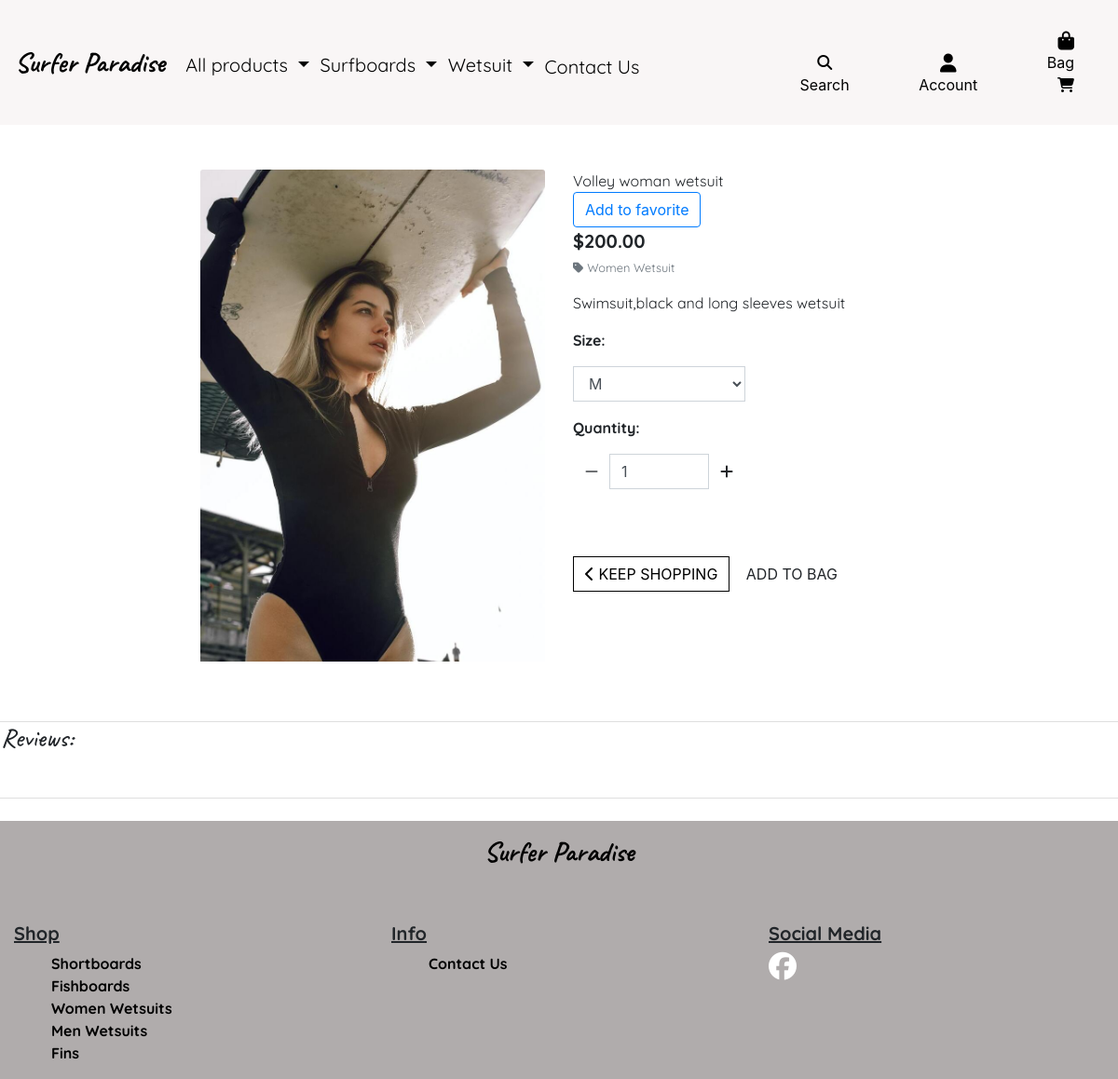
The app's page /products/191, older data.
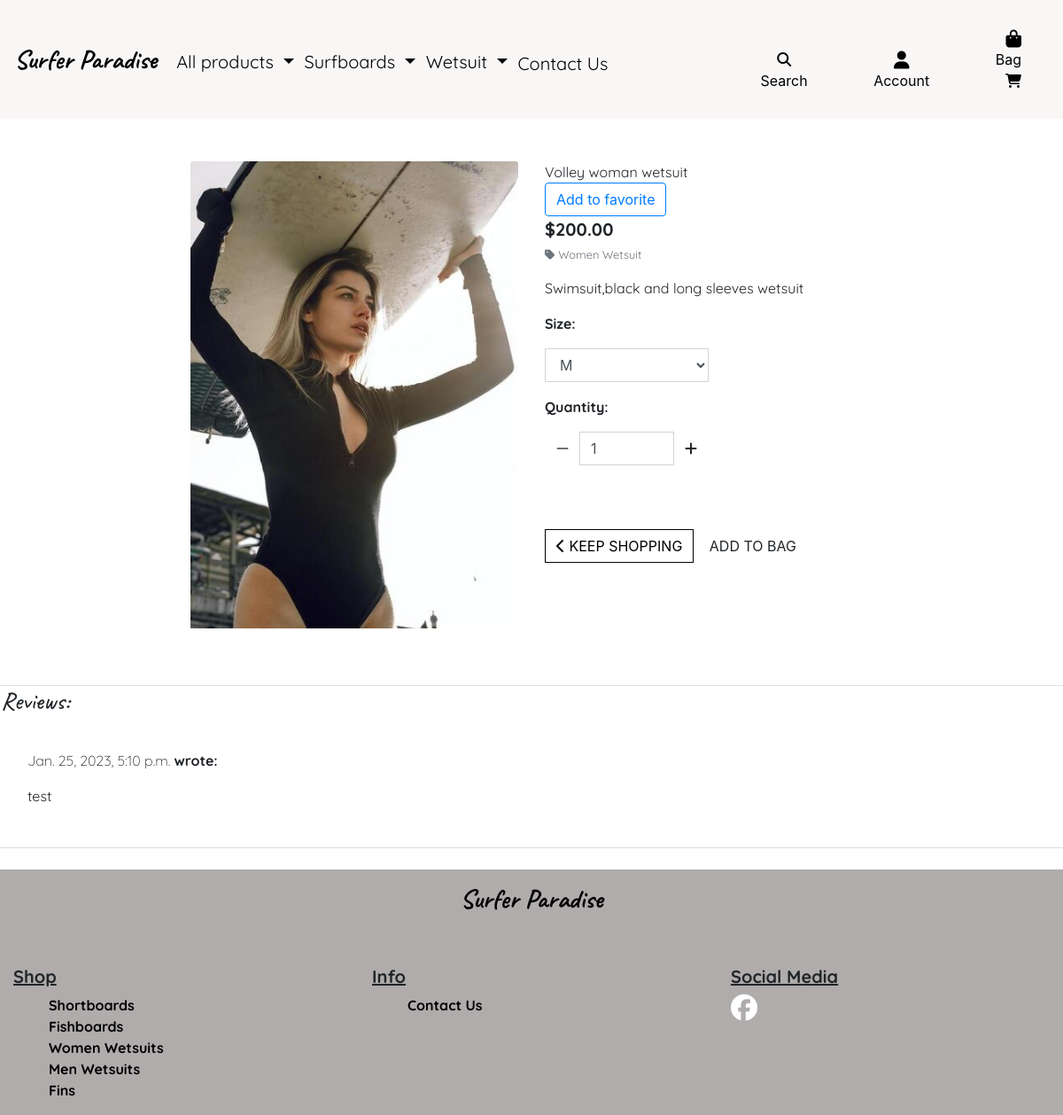
The same page, newer data.
### products/models.py (models this page shows, shortened)
class Product(models.Model):
    class NewManager(models.Manager):
        def get_queryset(self):
            return super().get_queryset().filter(id=0)
    options = (
        ('draft', 'Draft'),
        ('published', 'Published'),
    )
    category = models.ForeignKey('Category', null=True, blank=True, on_delete=models.SET_NULL)
    sku = models.CharField(max_length=254, null=True, blank=True)
    name = models.CharField(max_length=254)
    description = models.TextField()
    has_sizes = models.BooleanField(default=False, null=True, blank=True)
    favourites = models.ManyToManyField(
        User, related_name='favourite', default=None, blank=True)
    price = models.DecimalField(max_digits=6, decimal_places=2)
    rating = models.DecimalField(max_digits=6, decimal_places=2, null=True, blank=True)
    image_url = models.URLField(max_length=1024, null=True, blank=True)
    image = models.ImageField(null=True, blank=True)
    objects = models.Manager()  # default manager
    newmanager = NewManager()  # custom manager

class Category(models.Model):
    name = models.CharField(max_length=254)
    friendly_name = models.CharField(max_length=254, null=True, blank=True)

class Review(models.Model):
    product = models.ForeignKey(Product, related_name='reviews', on_delete=models.CASCADE,null=True, blank=True )
    email = models.EmailField(default="user")
    body = models.TextField()
    created_on = models.DateTimeField(auto_now_add=True)
    user = models.ForeignKey(
      User,on_delete=models.CASCADE,null=True, blank=True )
    class Meta:
        ordering = ["created_on"]

### products/views.py (the view)
# urls.py: path('<int:product_id>', views.product_detail, name='product_detail'),
def product_detail(request, product_id):
    product = get_object_or_404(Product, id=product_id)
    favorite = bool(product.favourites.filter(id=request.user.id))
    reviews = Review.objects.filter(product = product)
    return render(request, 'products/product_detail.html',
                  {'product':product, 'reviews': reviews})
    context = {
        'product': product,
        'favorite': favorite,
    }
    return render(request, 'products/product_detail.html', context)

### bag/contexts.py (called while the page is built, shortened)
def bag_contents(request):
    bag_items = []
    total = 0
    product_count = 0
    bag = request.session.get('bag', {})
    grand_total =  total
    context = {
        'bag_items': bag_items,
        'total': total,
        'product_count': product_count,
        'grand_total': grand_total,
    }
    return context

### products/templates/products/product_detail.html (shortened to what the changed rows need)
{% extends "base.html" %}
{% load crispy_forms_tags %}
{% load static %}
{% block content %}
    <div class="container-fluid">
        <div class="row">
            <div class="col-12 col-md-6 col-lg-4 offset-lg-2">
                <div class="image-container my-5">
                    {% if product.image %}
                        <a href="{{ product.image.url }}" target="_blank">
                            <img class="card-img-top img-fluid" src="{{ product.image.url }}" alt="{{ product.name }}">
                        </a>
                        {% else %}
                        <a href="">
                            <img class="card-img-top img-fluid" src="{{ MEDIA_URL }}noimage.png" alt="{{ product.name }}">
                        </a>
                    {% endif %}
                </div>
            </div>
            <div class="col-12 col-md-6 col-lg-4">
                <div class="product-details-container mb-5 mt-md-5">
                    <p class="mb-0">{{ product.name }}</p>
                    <a href="{% url 'favourite_add' product.id %}" class="btn btn-outline-primary">
                        {% if favorite %}
                        Remove from favourite
                        {% else %}
                        Add to favorite
                        {% endif %}
                    </a>
                    <p class="lead mb-0 text-left font-weight-bold">${{ product.price }}</p>
                    {% if product.category %}
                    <p class="small mt-1 mb-0">
                        <a class="text-muted" href="{% url 'products' %}?category={{ product.category.name }}">
                            <i class="fas fa-tag mr-1"></i>{{ product.category.friendly_name }}
                        </a>
                    </p>
                    {% endif %}
                    <p class="mt-3">{{ product.description }}</p>
                    <form class="form" action="{% url 'add_to_bag' product.id %}" method="POST">
                        <div class="form-row">
                        </div>
                    </form>
                </div>
            </div>
        </div>
    </div>
{% block review %}
    <div class="row">
        <div class="col card mb-4  mt-3 ">
            <div class="card-body">
                {% for review in product.reviews.all %}
                <div class="review" style="padding: 10px;">
                    <p class="font-weight-bold">
                        <span class="font-weight-light">
                            {{ review.created_on }}
                        </span>  wrote:
                    </p>
                    {{ review.body | linebreaks }}
                </div>
                {% endfor %}
            </div>
        </div>
    </div>
{% endblock review %}
{% endblock %}

Row changes from the older to the newer data that the page shows:
changed Product "Volley woman wetsuit": image: a different picture
added Review: created_on "Jan. 25, 2023, 5:10 p.m.", body "test"
